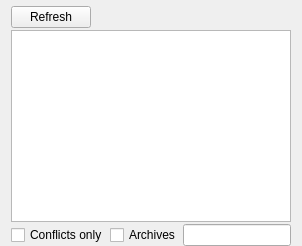
           <widget class="QWidget" name="dataTab">
            <attribute name="title">
             <string>Data</string>
            </attribute>
            <layout class="QVBoxLayout" name="verticalLayout_5">
             <property name="spacing">
              <number>2</number>
             </property>
             <property name="topMargin">
              <number>6</number>
             </property>
             <property name="bottomMargin">
              <number>0</number>
             </property>
             <item>
              <layout class="QHBoxLayout" name="horizontalLayout_12">
               <item>
                <widget class="QPushButton" name="dataTabRefresh">
                 <property name="toolTip">
                  <string>Refresh the data structure.</string>
                 </property>
                 <property name="whatsThis">
                  <string>Refresh the data structure.</string>
                 </property>
                 <property name="text">
                  <string>Refresh</string>
                 </property>
                 <property name="icon">
                  <iconset resource="resources.qrc">
                   <normaloff>:/MO/gui/resources/view-refresh.png</normaloff>:/MO/gui/resources/view-refresh.png</iconset>
                 </property>
                </widget>
               </item>
               <item>
                <spacer name="horizontalSpacer_4">
                 <property name="orientation">
                  <enum>Qt::Horizontal</enum>
                 </property>
                 <property name="sizeHint" stdset="0">
                  <size>
                   <width>40</width>
                   <height>20</height>
                  </size>
                 </property>
                </spacer>
               </item>
              </layout>
             </item>
             <item>
              <layout class="QHBoxLayout" name="horizontalLayout_2">
               <item>
                <widget class="QTreeView" name="dataTree">
                 <property name="contextMenuPolicy">
                  <enum>Qt::CustomContextMenu</enum>
                 </property>
                 <property name="whatsThis">
                  <string>This is an overview of your data directory as visible to the game (and tools). </string>
                 </property>
                 <property name="alternatingRowColors">
                  <bool>true</bool>
                 </property>
                 <property name="selectionMode">
                  <enum>QAbstractItemView::ExtendedSelection</enum>
                 </property>
                 <property name="uniformRowHeights">
                  <bool>true</bool>
                 </property>
                 <property name="sortingEnabled">
                  <bool>true</bool>
                 </property>
                </widget>
               </item>
              </layout>
             </item>
             <item>
              <layout class="QHBoxLayout" name="horizontalLayout_13" stretch="1,1,2">
               <item>
                <widget class="QCheckBox" name="dataTabShowOnlyConflicts">
                 <property name="toolTip">
                  <string>Filter the list so that only conflicts are displayed.</string>
                 </property>
                 <property name="whatsThis">
                  <string>Filter the list so that only conflicts are displayed.</string>
                 </property>
                 <property name="text">
                  <string>Conflicts only</string>
                 </property>
                </widget>
               </item>
               <item>
                <widget class="QCheckBox" name="dataTabShowFromArchives">
                 <property name="toolTip">
                  <string>Filter the list so that files from archives are shown.</string>
                 </property>
                 <property name="statusTip">
                  <string/>
                 </property>
                 <property name="whatsThis">
                  <string>Filter the list so that files from archives are shown.</string>
                 </property>
                 <property name="text">
                  <string>Archives</string>
                 </property>
                </widget>
               </item>
               <item>
                <widget class="QLineEdit" name="dataTabFilter">
                 <property name="toolTip">
                  <string>Filter the Data tree.</string>
                 </property>
                 <property name="whatsThis">
                  <string>Filter the Data tree.</string>
                 </property>
                </widget>
               </item>
              </layout>
             </item>
            </layout>
           </widget>
